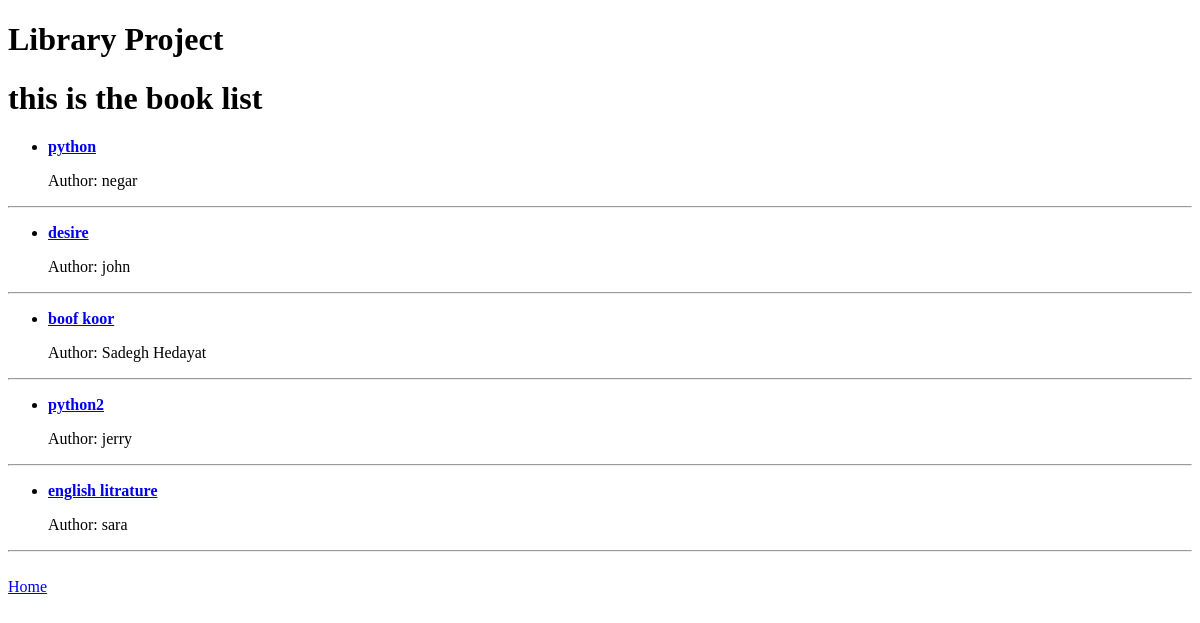
Before: /book_list/ with the older database file.
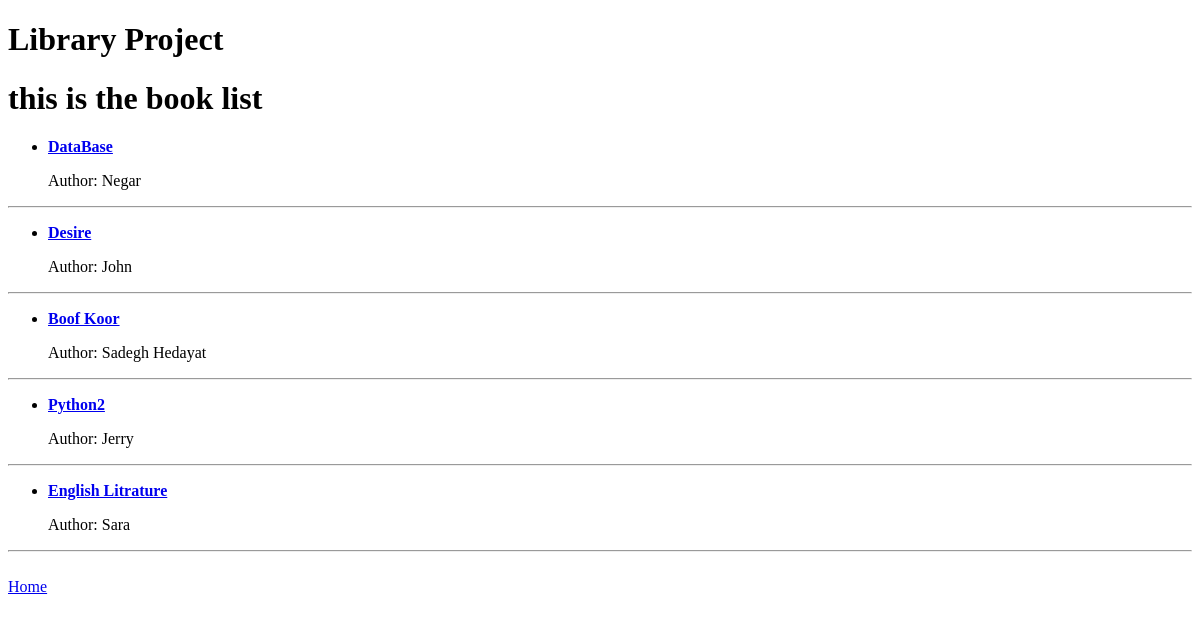
After: the same page with the newer database file.
### books/models.py (models this page shows, shortened)
class Book(models.Model):
    title = models.CharField(max_length=200)
    author = models.CharField(max_length=200)
    date_published = models.DateField()
    isbn = models.CharField(max_length=13)

### books/views.py (the view)
# urls.py: path('book_list/',views.book_list, name='book_list'),
def book_list(request):
    books = Book.objects.all()
    context = {'books': books}
    return render(request,'books/book_list.html', context)

### templates/books/book_list.html (shortened to what this page needs)
{% extends "base.html" %}
{% block content %}
<h1>this is the book list</h1>
{% for book in books %}
<ul>
    <li>
        <a href="{% url 'book_detail' book.id %}">
           <p><b> {{book.title}}</b></p>
        </a>
        <p>Author: {{ book.author }}</p>
    </li>
</ul>
<hr>
{% endfor %}
{% endblock %}

Changed rows visible on the page:
changed Book: title "python" → "DataBase"; author "negar" → "Negar"
changed Book: title "desire" → "Desire"; author "john" → "John"
changed Book "Sadegh Hedayat": title "boof koor" → "Boof Koor"
changed Book: title "python2" → "Python2"; author "jerry" → "Jerry"
changed Book: title "english litrature" → "English Litrature"; author "sara" → "Sara"
